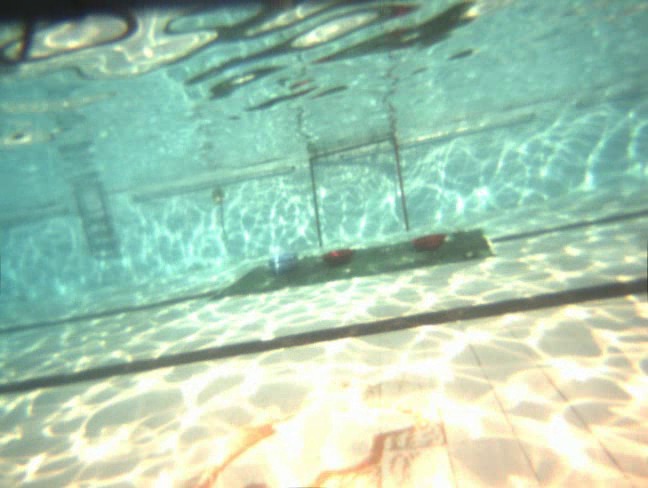
#> input picture bin_3.png, 648 x 488 px, given in place of test2.mp4, which was not available
$ python test4.py
#> lines starting #> are read from the running program, lines starting #| are printed output that depends on the picture; pictures that were not available may be replaced by others from this repository, and a replacement may not be noted
import cv2
import numpy as np

class GlareFilter:
    def __init__(self, p=16, m=4):
#> further down, frame is the input picture: shape (488, 648, 3); mean B, G, R 176.7, 199.7, 165.1
        self.param = p
        self.min_param = m
        self.buff_param = []
        self.buff_min = []

    def median_filter(self, src):
        if len(self.buff_param) < self.param:
            self.buff_param.append(src.copy())
        else:
            self.buff_param.pop(0)
            self.buff_param.append(src.copy())
        avg_img = np.median(self.buff_param, axis=0).astype(np.uint8)
        return avg_img

    def min_median_filter(self, src):
        if len(self.buff_min) < self.min_param:
            self.buff_min.append(src.copy())
        else:
            self.buff_min.pop(0)
            self.buff_min.append(src.copy())
        min_img = self.buff_min[0]
        for i in range(1, len(self.buff_min)):
            min_img = np.minimum(min_img, self.buff_min[i])
        return self.median_filter(min_img)

def glare_reduction_and_contrast_enhancement(frame, glare_filter):
    # Convert frame to LAB color space
    lab_frame = cv2.cvtColor(frame, cv2.COLOR_BGR2LAB)
#> lab_frame: shape (488, 648, 3); mean of channels 0, 1, 2 197.4, 112.6, 135.9

    # Enhance contrast of the L channel using CLAHE
    clahe = cv2.createCLAHE(clipLimit=6.0, tileGridSize=(8, 8))  # Increased clipLimit for richer colors
    l, a, b = cv2.split(lab_frame)
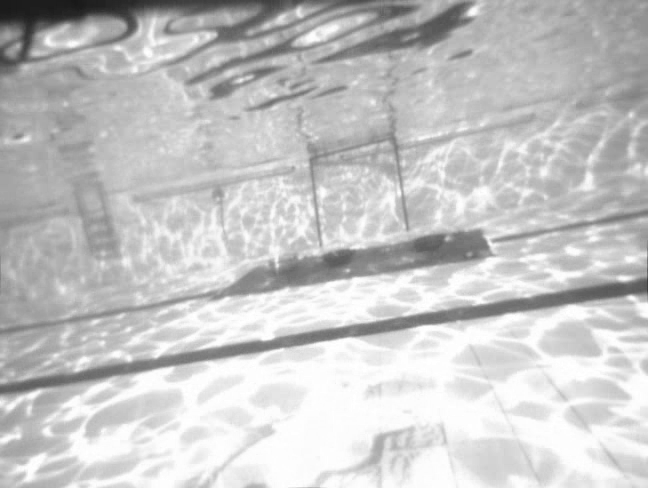
#> l: shape (488, 648); min 24, max 255, mean 197.4
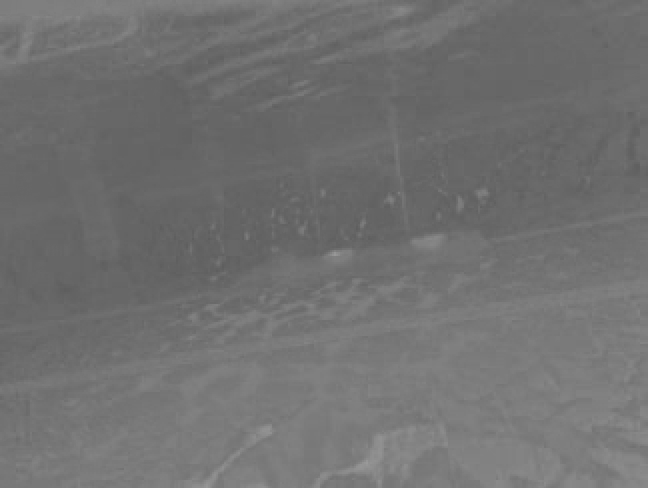
#> a: shape (488, 648); min 93, max 154, mean 112.6
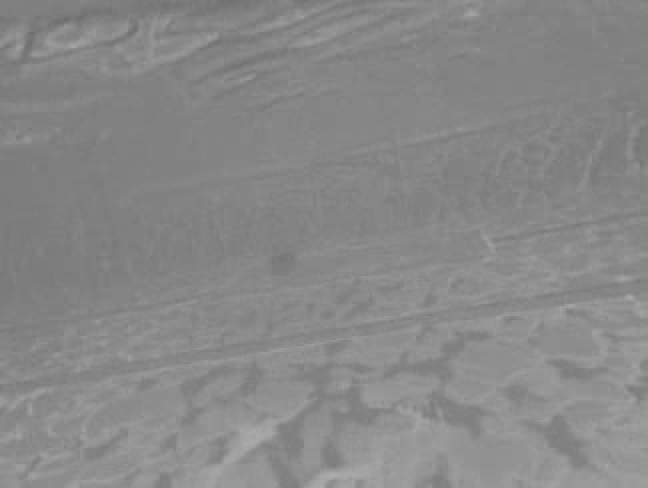
#> b: shape (488, 648); min 109, max 172, mean 135.9
    l_enhanced = clahe.apply(l)
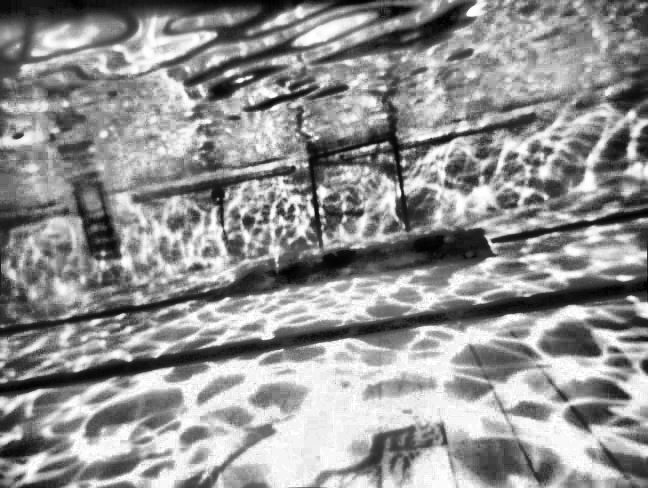
#> l_enhanced: shape (488, 648); min 0, max 255, mean 146.1

    # Merge enhanced L channel with original A and B channels
    enhanced_lab_frame = cv2.merge((l_enhanced, a, b))
#> enhanced_lab_frame: shape (488, 648, 3); mean of channels 0, 1, 2 146.1, 112.6, 135.9

    # Apply glare reduction filter separately to each color channel
    glare_reduced_frame = np.zeros_like(frame)
    for i in range(3):
        glare_reduced_frame[:, :, i] = glare_filter.min_median_filter(enhanced_lab_frame[:, :, i])
#> this loop made 3 passes
#> pass 2, in median_filter (call 2), `avg_img = np.median(self.buff_param, axis=0).astype(np.uint8)`:
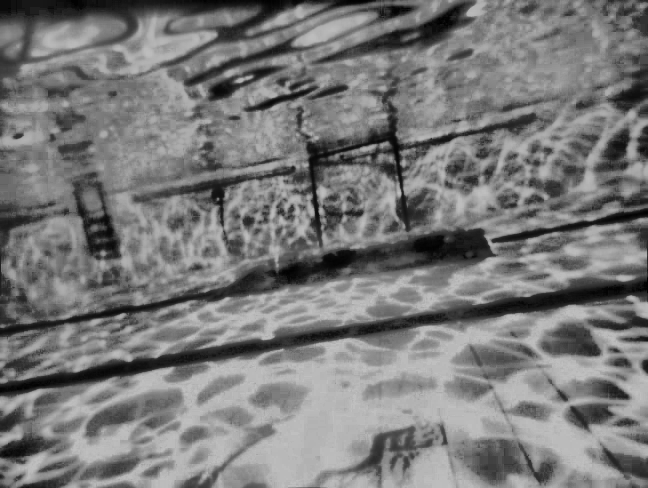
#> avg_img: shape (488, 648); min 0, max 191, mean 121.4
#> after the loop: glare_reduced_frame: shape (488, 648, 3); mean of channels 0, 1, 2 146.1, 121.4, 97.1

    # Enhance contrast of the glare-reduced frame using CLAHE again
    l_greduced, a_greduced, b_greduced = cv2.split(glare_reduced_frame)
    l_greduced_enhanced = clahe.apply(l_greduced)
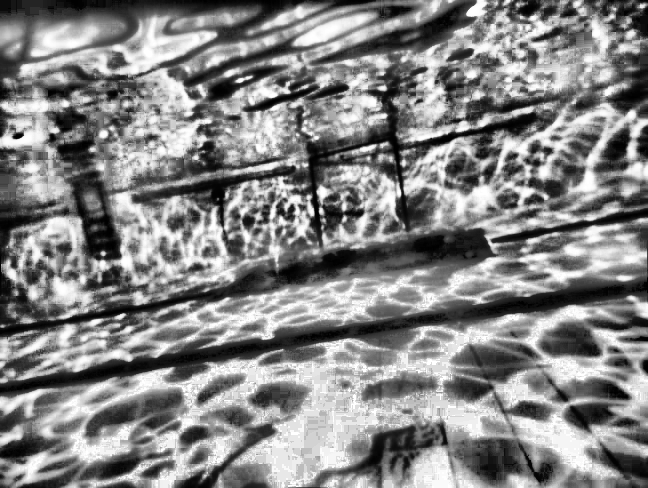
#> l_greduced_enhanced: shape (488, 648); min 0, max 255, mean 132.2
    glare_reduced_enhanced_lab_frame = cv2.merge((l_greduced_enhanced, a_greduced, b_greduced))
#> glare_reduced_enhanced_lab_frame: shape (488, 648, 3); mean of channels 0, 1, 2 132.2, 121.4, 97.1

    # Convert enhanced LAB frame back to BGR color space
    glare_reduced_enhanced_frame = cv2.cvtColor(glare_reduced_enhanced_lab_frame, cv2.COLOR_LAB2BGR)
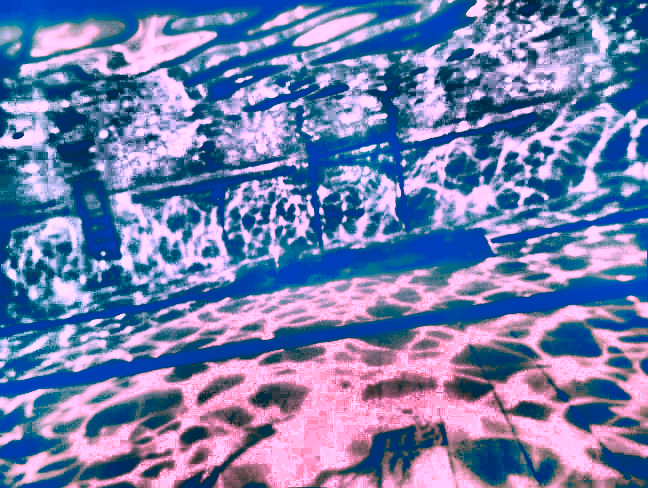
#> glare_reduced_enhanced_frame: shape (488, 648, 3); mean B, G, R 174.8, 126.4, 114

    return glare_reduced_enhanced_frame


# Input and output video paths
input_video_path = r"E:\test2.mp4"
output_video_path = 'output_video.mp4'

# Open the input video file
input_video = cv2.VideoCapture(input_video_path)

# Get the video properties (width, height, and frame rate)
frame_width = int(input_video.get(cv2.CAP_PROP_FRAME_WIDTH))
frame_height = int(input_video.get(cv2.CAP_PROP_FRAME_HEIGHT))
frame_rate = int(input_video.get(cv2.CAP_PROP_FPS))

# Define the codec and create VideoWriter object
fourcc = cv2.VideoWriter_fourcc(*'mp4v')
output_video = cv2.VideoWriter(output_video_path, fourcc, frame_rate, (frame_width, frame_height))

# Initialize the glare filter
glare_filter = GlareFilter(p=5, m=3)

# Process each frame in the input video
while True:
    ret, frame = input_video.read()
    if not ret:
        break

    # Apply glare reduction and contrast enhancement to the frame
    processed_frame = glare_reduction_and_contrast_enhancement(frame, glare_filter)

    # Write the processed frame to the output video file after converting it to BGR color space
    output_video.write(processed_frame.astype(np.uint8))

# Release the video capture and writer objects
input_video.release()
output_video.release()

# Close all OpenCV windows
cv2.destroyAllWindows()
